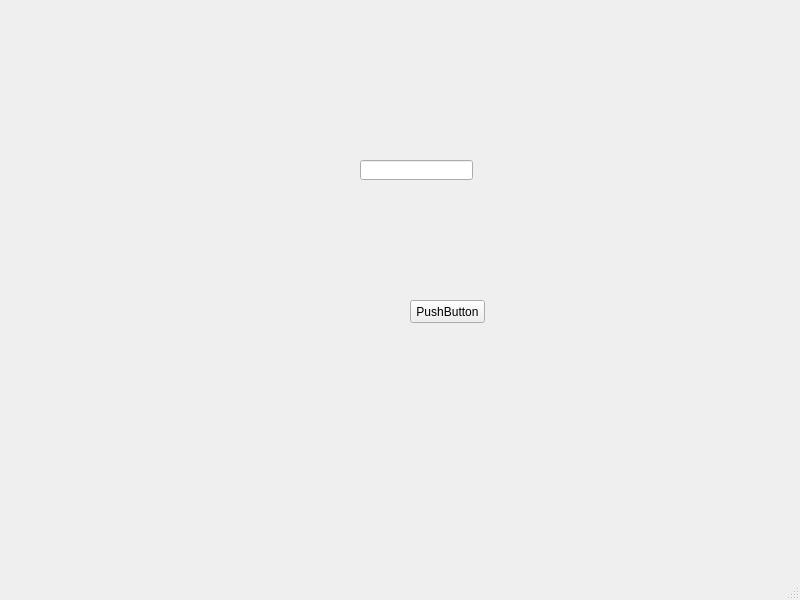
<?xml version="1.0" encoding="UTF-8"?>
<ui version="4.0">
 <class>MainWindow</class>
 <widget class="QMainWindow" name="MainWindow">
  <property name="geometry">
   <rect>
    <x>0</x>
    <y>0</y>
    <width>800</width>
    <height>600</height>
   </rect>
  </property>
  <property name="windowTitle">
   <string>MainWindow</string>
  </property>
  <widget class="QWidget" name="centralwidget">
   <widget class="QPushButton" name="btnAddPet">
    <property name="geometry">
     <rect>
      <x>410</x>
      <y>300</y>
      <width>75</width>
      <height>23</height>
     </rect>
    </property>
    <property name="text">
     <string>PushButton</string>
    </property>
   </widget>
   <widget class="QLineEdit" name="txtNomepet">
    <property name="geometry">
     <rect>
      <x>360</x>
      <y>160</y>
      <width>113</width>
      <height>20</height>
     </rect>
    </property>
   </widget>
  </widget>
  <widget class="QMenuBar" name="menubar">
   <property name="geometry">
    <rect>
     <x>0</x>
     <y>0</y>
     <width>800</width>
     <height>18</height>
    </rect>
   </property>
  </widget>
  <widget class="QStatusBar" name="statusbar"/>
 </widget>
 <resources/>
 <connections/>
</ui>
